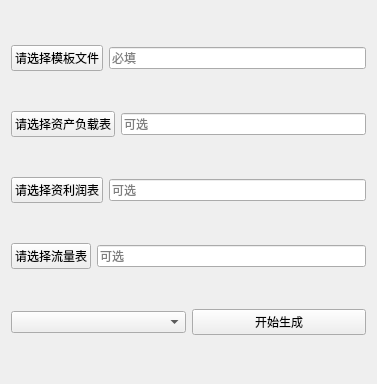
<?xml version="1.0" encoding="UTF-8"?>
<ui version="4.0">
 <class>MainForm</class>
 <widget class="QWidget" name="MainForm">
  <property name="geometry">
   <rect>
    <x>0</x>
    <y>0</y>
    <width>377</width>
    <height>384</height>
   </rect>
  </property>
  <property name="windowTitle">
   <string>Form</string>
  </property>
  <layout class="QVBoxLayout" name="verticalLayout">
   <item>
    <layout class="QHBoxLayout" name="horizontalLayout">
     <item>
      <widget class="PushButton" name="tmpButton">
       <property name="text">
        <string>请选择模板文件</string>
       </property>
      </widget>
     </item>
     <item>
      <widget class="LineEdit" name="lineEdit">
       <property name="placeholderText">
        <string>必填</string>
       </property>
      </widget>
     </item>
    </layout>
   </item>
   <item>
    <layout class="QHBoxLayout" name="horizontalLayout_2">
     <item>
      <widget class="PushButton" name="sofpButton">
       <property name="text">
        <string>请选择资产负载表</string>
       </property>
      </widget>
     </item>
     <item>
      <widget class="LineEdit" name="lineEdit_2">
       <property name="placeholderText">
        <string>可选</string>
       </property>
      </widget>
     </item>
    </layout>
   </item>
   <item>
    <layout class="QHBoxLayout" name="horizontalLayout_3">
     <item>
      <widget class="PushButton" name="profitButton">
       <property name="text">
        <string>请选择资利润表</string>
       </property>
      </widget>
     </item>
     <item>
      <widget class="LineEdit" name="lineEdit_3">
       <property name="placeholderText">
        <string>可选</string>
       </property>
      </widget>
     </item>
    </layout>
   </item>
   <item>
    <layout class="QHBoxLayout" name="horizontalLayout_4">
     <item>
      <widget class="PushButton" name="flowButton">
       <property name="text">
        <string>请选择流量表</string>
       </property>
      </widget>
     </item>
     <item>
      <widget class="LineEdit" name="lineEdit_4">
       <property name="text">
        <string/>
       </property>
       <property name="placeholderText">
        <string>可选</string>
       </property>
      </widget>
     </item>
    </layout>
   </item>
   <item>
    <layout class="QHBoxLayout" name="horizontalLayout_5">
     <item>
      <widget class="ComboBox" name="comboBox">
       <property name="placeholderText">
        <string>请选择年份</string>
       </property>
      </widget>
     </item>
     <item>
      <widget class="PrimaryPushButton" name="startButton">
       <property name="text">
        <string>开始生成</string>
       </property>
      </widget>
     </item>
    </layout>
   </item>
  </layout>
 </widget>
 <customwidgets>
  <customwidget>
   <class>LineEdit</class>
   <extends>QLineEdit</extends>
   <header>qfluentwidgets</header>
  </customwidget>
  <customwidget>
   <class>PushButton</class>
   <extends>QPushButton</extends>
   <header>qfluentwidgets</header>
  </customwidget>
  <customwidget>
   <class>PrimaryPushButton</class>
   <extends>QPushButton</extends>
   <header>qfluentwidgets</header>
  </customwidget>
  <customwidget>
   <class>ComboBox</class>
   <extends>QComboBox</extends>
   <header>qfluentwidgets</header>
  </customwidget>
 </customwidgets>
 <resources/>
 <connections/>
</ui>
